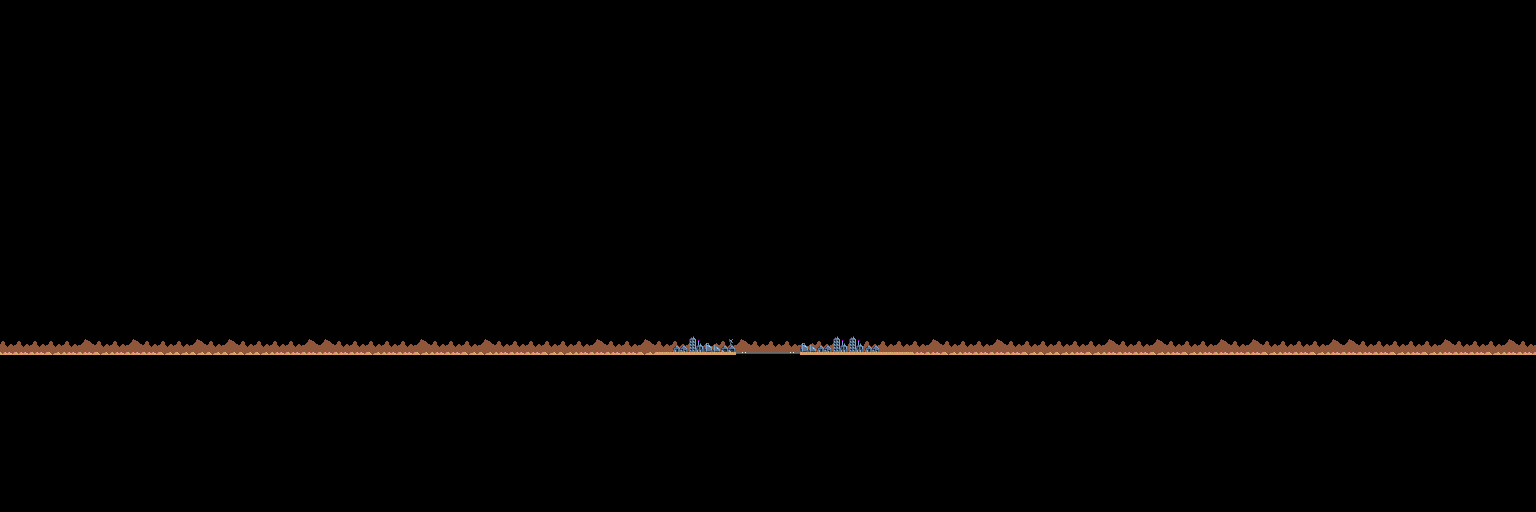

Below is a game level as drawn by its tile map, then a one-line description and the .tmx file that defines it, in full:
An orthogonal 96x32 tile map with 16x16 px tiles, 1 tile layer (Tile Layer 1).

<map version="1.5" tiledversion="1.7.2" orientation="orthogonal" renderorder="right-up" width="96" height="32" tilewidth="16" tileheight="16" infinite="0" nextlayerid="2" nextobjectid="1">
 <tileset firstgid="1" source="tiles.tsx" />
 <layer id="1" name="Tile Layer 1" width="96" height="32">
  <data encoding="csv">
6,6,6,6,6,6,6,6,6,6,6,6,6,6,6,6,6,6,6,6,6,6,6,6,6,6,6,6,6,6,6,6,6,6,6,6,6,6,6,6,6,6,6,6,6,6,6,6,6,6,6,6,6,6,6,6,6,6,6,6,6,6,6,6,6,6,6,6,6,6,6,6,6,6,6,6,6,6,6,6,6,6,6,6,6,6,6,6,6,6,6,6,6,6,6,6,
6,6,6,6,6,6,6,6,6,6,6,6,6,6,6,6,6,6,6,6,6,6,6,6,6,6,6,6,6,6,6,6,6,6,6,6,6,6,6,6,6,6,6,6,6,6,6,6,6,6,6,6,6,6,6,6,6,6,6,6,6,6,6,6,6,6,6,6,6,6,6,6,6,6,6,6,6,6,6,6,6,6,6,6,6,6,6,6,6,6,6,6,6,6,6,6,
6,6,6,6,6,6,6,6,6,6,6,6,6,6,6,6,6,6,6,6,6,6,6,6,6,6,6,6,6,6,6,6,6,6,6,6,6,6,6,6,6,6,6,6,6,6,6,6,6,6,6,6,6,6,6,6,6,6,6,6,6,6,6,6,6,6,6,6,6,6,6,6,6,6,6,6,6,6,6,6,6,6,6,6,6,6,6,6,6,6,6,6,6,6,6,6,
6,6,6,6,6,6,6,6,6,6,6,6,6,6,6,6,6,6,6,6,6,6,6,6,6,6,6,6,6,6,6,6,6,6,6,6,6,6,6,6,6,6,6,6,6,6,6,6,6,6,6,6,6,6,6,6,6,6,6,6,6,6,6,6,6,6,6,6,6,6,6,6,6,6,6,6,6,6,6,6,6,6,6,6,6,6,6,6,6,6,6,6,6,6,6,6,
6,6,6,6,6,6,6,6,6,6,6,6,6,6,6,6,6,6,6,6,6,6,6,6,6,6,6,6,6,6,6,6,6,6,6,6,6,6,6,6,6,6,6,6,6,6,6,6,6,6,6,6,6,6,6,6,6,6,6,6,6,6,6,6,6,6,6,6,6,6,6,6,6,6,6,6,6,6,6,6,6,6,6,6,6,6,6,6,6,6,6,6,6,6,6,6,
6,6,6,6,6,6,6,6,6,6,6,6,6,6,6,6,6,6,6,6,6,6,6,6,6,6,6,6,6,6,6,6,6,6,6,6,6,6,6,6,6,6,6,6,6,6,6,6,6,6,6,6,6,6,6,6,6,6,6,6,6,6,6,6,6,6,6,6,6,6,6,6,6,6,6,6,6,6,6,6,6,6,6,6,6,6,6,6,6,6,6,6,6,6,6,6,
6,6,6,6,6,6,6,6,6,6,6,6,6,6,6,6,6,6,6,6,6,6,6,6,6,6,6,6,6,6,6,6,6,6,6,6,6,6,6,6,6,6,6,6,6,6,6,6,6,6,6,6,6,6,6,6,6,6,6,6,6,6,6,6,6,6,6,6,6,6,6,6,6,6,6,6,6,6,6,6,6,6,6,6,6,6,6,6,6,6,6,6,6,6,6,6,
6,6,6,6,6,6,6,6,6,6,6,6,6,6,6,6,6,6,6,6,6,6,6,6,6,6,6,6,6,6,6,6,6,6,6,6,6,6,6,6,6,6,6,6,6,6,6,6,6,6,6,6,6,6,6,6,6,6,6,6,6,6,6,6,6,6,6,6,6,6,6,6,6,6,6,6,6,6,6,6,6,6,6,6,6,6,6,6,6,6,6,6,6,6,6,6,
6,6,6,6,6,6,6,6,6,6,6,6,6,6,6,6,6,6,6,6,6,6,6,6,6,6,6,6,6,6,6,6,6,6,6,6,6,6,6,6,6,6,6,6,6,6,6,6,6,6,6,6,6,6,6,6,6,6,6,6,6,6,6,6,6,6,6,6,6,6,6,6,6,6,6,6,6,6,6,6,6,6,6,6,6,6,6,6,6,6,6,6,6,6,6,6,
6,6,6,6,6,6,6,6,6,6,6,6,6,6,6,6,6,6,6,6,6,6,6,6,6,6,6,6,6,6,6,6,6,6,6,6,6,6,6,6,6,6,6,6,6,6,6,6,6,6,6,6,6,6,6,6,6,6,6,6,6,6,6,6,6,6,6,6,6,6,6,6,6,6,6,6,6,6,6,6,6,6,6,6,6,6,6,6,6,6,6,6,6,6,6,6,
6,6,6,6,6,6,6,6,6,6,6,6,6,6,6,6,6,6,6,6,6,6,6,6,6,6,6,6,6,6,6,6,6,6,6,6,6,6,6,6,6,6,6,6,6,6,6,6,6,6,6,6,6,6,6,6,6,6,6,6,6,6,6,6,6,6,6,6,6,6,6,6,6,6,6,6,6,6,6,6,6,6,6,6,6,6,6,6,6,6,6,6,6,6,6,6,
6,6,6,6,6,6,6,6,6,6,6,6,6,6,6,6,6,6,6,6,6,6,6,6,6,6,6,6,6,6,6,6,6,6,6,6,6,6,6,6,6,6,6,6,6,6,6,6,6,6,6,6,6,6,6,6,6,6,6,6,6,6,6,6,6,6,6,6,6,6,6,6,6,6,6,6,6,6,6,6,6,6,6,6,6,6,6,6,6,6,6,6,6,6,6,6,
6,6,6,6,6,6,6,6,6,6,6,6,6,6,6,6,6,6,6,6,6,6,6,6,6,6,6,6,6,6,6,6,6,6,6,6,6,6,6,6,6,6,6,6,6,6,6,6,6,6,6,6,6,6,6,6,6,6,6,6,6,6,6,6,6,6,6,6,6,6,6,6,6,6,6,6,6,6,6,6,6,6,6,6,6,6,6,6,6,6,6,6,6,6,6,6,
6,6,6,6,6,6,6,6,6,6,6,6,6,6,6,6,6,6,6,6,6,6,6,6,6,6,6,6,6,6,6,6,6,6,6,6,6,6,6,6,6,6,6,6,6,6,6,6,6,6,6,6,6,6,6,6,6,6,6,6,6,6,6,6,6,6,6,6,6,6,6,6,6,6,6,6,6,6,6,6,6,6,6,6,6,6,6,6,6,6,6,6,6,6,6,6,
6,6,6,6,6,6,6,6,6,6,6,6,6,6,6,6,6,6,6,6,6,6,6,6,6,6,6,6,6,6,6,6,6,6,6,6,6,6,6,6,6,6,6,6,6,6,6,6,6,6,6,6,6,6,6,6,6,6,6,6,6,6,6,6,6,6,6,6,6,6,6,6,6,6,6,6,6,6,6,6,6,6,6,6,6,6,6,6,6,6,6,6,6,6,6,6,
6,6,6,6,6,6,6,6,6,6,6,6,6,6,6,6,6,6,6,6,6,6,6,6,6,6,6,6,6,6,6,6,6,6,6,6,6,6,6,6,6,6,6,6,6,6,6,6,6,6,6,6,6,6,6,6,6,6,6,6,6,6,6,6,6,6,6,6,6,6,6,6,6,6,6,6,6,6,6,6,6,6,6,6,6,6,6,6,6,6,6,6,6,6,6,6,
6,6,6,6,6,6,6,6,6,6,6,6,6,6,6,6,6,6,6,6,6,6,6,6,6,6,6,6,6,6,6,6,6,6,6,6,6,6,6,6,6,6,6,6,6,6,6,6,6,6,6,6,6,6,6,6,6,6,6,6,6,6,6,6,6,6,6,6,6,6,6,6,6,6,6,6,6,6,6,6,6,6,6,6,6,6,6,6,6,6,6,6,6,6,6,6,
6,6,6,6,6,6,6,6,6,6,6,6,6,6,6,6,6,6,6,6,6,6,6,6,6,6,6,6,6,6,6,6,6,6,6,6,6,6,6,6,6,6,6,6,6,6,6,6,6,6,6,6,6,6,6,6,6,6,6,6,6,6,6,6,6,6,6,6,6,6,6,6,6,6,6,6,6,6,6,6,6,6,6,6,6,6,6,6,6,6,6,6,6,6,6,6,
6,6,6,6,6,6,6,6,6,6,6,6,6,6,6,6,6,6,6,6,6,6,6,6,6,6,6,6,6,6,6,6,6,6,6,6,6,6,6,6,6,6,6,6,6,6,6,6,6,6,6,6,6,6,6,6,6,6,6,6,6,6,6,6,6,6,6,6,6,6,6,6,6,6,6,6,6,6,6,6,6,6,6,6,6,6,6,6,6,6,6,6,6,6,6,6,
6,6,6,6,6,6,6,6,6,6,6,6,6,6,6,6,6,6,6,6,6,6,6,6,6,6,6,6,6,6,6,6,6,6,6,6,6,6,6,6,6,6,6,6,6,6,6,6,6,6,6,6,6,6,6,6,6,6,6,6,6,6,6,6,6,6,6,6,6,6,6,6,6,6,6,6,6,6,6,6,6,6,6,6,6,6,6,6,6,6,6,6,6,6,6,6,
6,6,6,6,6,6,6,6,6,6,6,6,6,6,6,6,6,6,6,6,6,6,6,6,6,6,6,6,6,6,6,6,6,6,6,6,6,6,6,6,6,6,6,6,6,6,6,6,6,6,6,6,6,6,6,6,6,6,6,6,6,6,6,6,6,6,6,6,6,6,6,6,6,6,6,6,6,6,6,6,6,6,6,6,6,6,6,6,6,6,6,6,6,6,6,6,
4,4,4,4,4,5,4,4,5,4,4,4,5,4,5,4,4,4,4,5,5,4,4,4,4,4,5,4,4,4,5,4,4,4,4,4,4,5,4,4,5,4,13,12,14,10,5,4,4,4,14,13,12,12,13,4,4,4,5,4,4,4,5,4,4,4,4,4,4,5,4,4,5,4,4,4,5,4,5,4,4,4,4,5,5,4,4,4,4,4,5,4,4,4,5,4,
7,7,7,8,7,7,8,7,7,7,8,8,8,8,8,8,8,7,7,7,7,7,7,8,7,7,8,7,7,8,8,7,7,7,8,8,7,7,7,7,8,11,11,11,11,11,9,3,3,9,11,11,11,11,11,11,11,7,7,8,7,7,7,7,8,8,8,7,8,7,7,7,8,7,8,7,7,7,7,8,7,7,8,7,7,7,7,8,7,8,7,7,7,8,7,7,
6,6,6,6,6,6,6,6,6,6,6,6,6,6,6,6,6,6,6,6,6,6,6,6,6,6,6,6,6,6,6,6,6,6,6,6,6,6,6,6,6,6,6,6,6,6,6,6,6,6,6,6,6,6,6,6,6,6,6,6,6,6,6,6,6,6,6,6,6,6,6,6,6,6,6,6,6,6,6,6,6,6,6,6,6,6,6,6,6,6,6,6,6,6,6,6,
6,6,6,6,6,6,6,6,6,6,6,6,6,6,6,6,6,6,6,6,6,6,6,6,6,6,6,6,6,6,6,6,6,6,6,6,6,6,6,6,6,6,6,6,6,6,6,6,6,6,6,6,6,6,6,6,6,6,6,6,6,6,6,6,6,6,6,6,6,6,6,6,6,6,6,6,6,6,6,6,6,6,6,6,6,6,6,6,6,6,6,6,6,6,6,6,
6,6,6,6,6,6,6,6,6,6,6,6,6,6,6,6,6,6,6,6,6,6,6,6,6,6,6,6,6,6,6,6,6,6,6,6,6,6,6,6,6,6,6,6,6,6,6,6,6,6,6,6,6,6,6,6,6,6,6,6,6,6,6,6,6,6,6,6,6,6,6,6,6,6,6,6,6,6,6,6,6,6,6,6,6,6,6,6,6,6,6,6,6,6,6,6,
6,6,6,6,6,6,6,6,6,6,6,6,6,6,6,6,6,6,6,6,6,6,6,6,6,6,6,6,6,6,6,6,6,6,6,6,6,6,6,6,6,6,6,6,6,6,6,6,6,6,6,6,6,6,6,6,6,6,6,6,6,6,6,6,6,6,6,6,6,6,6,6,6,6,6,6,6,6,6,6,6,6,6,6,6,6,6,6,6,6,6,6,6,6,6,6,
6,6,6,6,6,6,6,6,6,6,6,6,6,6,6,6,6,6,6,6,6,6,6,6,6,6,6,6,6,6,6,6,6,6,6,6,6,6,6,6,6,6,6,6,6,6,6,6,6,6,6,6,6,6,6,6,6,6,6,6,6,6,6,6,6,6,6,6,6,6,6,6,6,6,6,6,6,6,6,6,6,6,6,6,6,6,6,6,6,6,6,6,6,6,6,6,
6,6,6,6,6,6,6,6,6,6,6,6,6,6,6,6,6,6,6,6,6,6,6,6,6,6,6,6,6,6,6,6,6,6,6,6,6,6,6,6,6,6,6,6,6,6,6,6,6,6,6,6,6,6,6,6,6,6,6,6,6,6,6,6,6,6,6,6,6,6,6,6,6,6,6,6,6,6,6,6,6,6,6,6,6,6,6,6,6,6,6,6,6,6,6,6,
6,6,6,6,6,6,6,6,6,6,6,6,6,6,6,6,6,6,6,6,6,6,6,6,6,6,6,6,6,6,6,6,6,6,6,6,6,6,6,6,6,6,6,6,6,6,6,6,6,6,6,6,6,6,6,6,6,6,6,6,6,6,6,6,6,6,6,6,6,6,6,6,6,6,6,6,6,6,6,6,6,6,6,6,6,6,6,6,6,6,6,6,6,6,6,6,
6,6,6,6,6,6,6,6,6,6,6,6,6,6,6,6,6,6,6,6,6,6,6,6,6,6,6,6,6,6,6,6,6,6,6,6,6,6,6,6,6,6,6,6,6,6,6,6,6,6,6,6,6,6,6,6,6,6,6,6,6,6,6,6,6,6,6,6,6,6,6,6,6,6,6,6,6,6,6,6,6,6,6,6,6,6,6,6,6,6,6,6,6,6,6,6,
6,6,6,6,6,6,6,6,6,6,6,6,6,6,6,6,6,6,6,6,6,6,6,6,6,6,6,6,6,6,6,6,6,6,6,6,6,6,6,6,6,6,6,6,6,6,6,6,6,6,6,6,6,6,6,6,6,6,6,6,6,6,6,6,6,6,6,6,6,6,6,6,6,6,6,6,6,6,6,6,6,6,6,6,6,6,6,6,6,6,6,6,6,6,6,6
</data>
 </layer>
</map>
